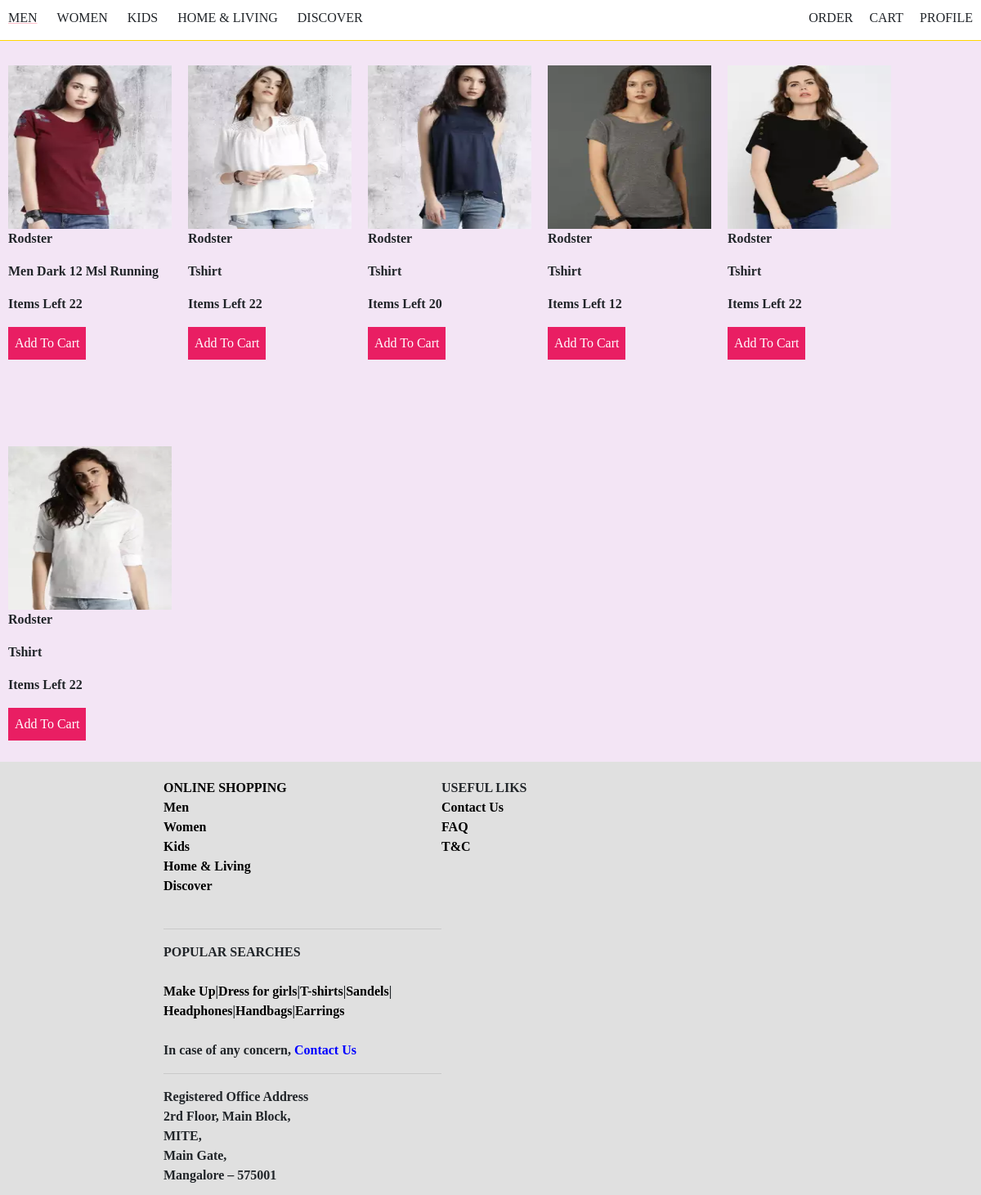
The page /only.php on the database its author committed.
### tables this page shows
CREATE TABLE IF NOT EXISTS `products` (
  `id` int(11) NOT NULL AUTO_INCREMENT,
  `product_code` varchar(60) NOT NULL,
  `product_name` varchar(60) NOT NULL,
  `product_desc` tinytext NOT NULL,
  `product_img_name` varchar(60) NOT NULL,
  `qty` int(5) NOT NULL,
  `price` decimal(10,2) NOT NULL,
  `brand` varchar(100) NOT NULL,
  PRIMARY KEY (`id`),
  UNIQUE KEY `product_code` (`product_code`)
);

### only.php (the view, shortened to what this page needs)
<!DOCTYPE html>
<html>
<head>
    <link rel="stylesheet" href="bootstrap.min.css">
    <link rel="stylesheet" type="text/css" href="style.css">
    <link rel="stylesheet" type="text/css" href="brand.css">
<body style="background-color: #f3e5f5">
    <?php
    include 'loginheader.php';
    ?>
<?php
        include'conn.php';
?>
    <?php
            $result=mysqli_query($link,"SELECT * from products where brand='rod'") or die(mysqli_errno());
          if($result){
            while($obj = $result->fetch_object()) {
              echo '<strong><div class="cart" style="padding-top:80px">';
              echo '<img width="200px"; height=200px; src="'.$obj->product_img_name.'"/>';
              echo '<strong><p>'.$obj->product_name.'</p></strong>';
              echo '<strong><p>'.$obj->product_desc.'</p></strong>';
              echo '<strong><p>Items Left '.$obj->qty.'</p></strong>';
              if($obj->qty > 0){
                echo '<p><a href="update-cart.php?action=add&id='.$obj->id.'"><input type="submit" value="Add To Cart" style="clear:both; background:  #e91e63; border: none; color: #fff; font-size: 1em; padding: 8px;" /></a></p>';
              }
              else {
                echo 'Out Of Stock!';
              }
              echo '</div>';
            }
          }
          ?>
</body>
</html>
<?php
include('footer.php');
?>

### style.css (style rules this page uses)
body { font-family:consolas; }
input,textarea { background-color:transparent; background-color: #fce4ec; }
input,textarea { border: none; }

### only.php (style rules this page uses)
.cart { display: inline-block; padding:10px; }

### rows shown on the page
products: product_img_name (picture), product_name "Rodster", product_desc "Men Dark 12 Msl Running", qty "22"
products: product_img_name (picture), product_name "Rodster", product_desc "Tshirt", qty "22"
products: product_img_name (picture), product_name "Rodster", product_desc "Tshirt", qty "20"
products: product_img_name (picture), product_name "Rodster", product_desc "Tshirt", qty "12"
products: product_img_name (picture), product_name "Rodster", product_desc "Tshirt", qty "22"
products: product_img_name (picture), product_name "Rodster", product_desc "Tshirt", qty "22"
